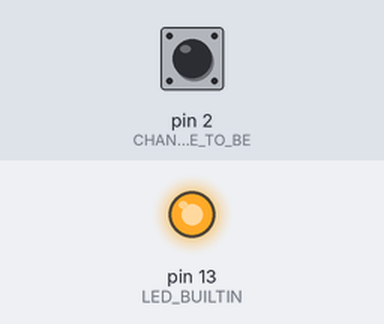
A sketch run on a simulated Arduino Uno, built with avr-gcc and run on an emulated ATmega328P. Parts: output pins drawn as LEDs (lit = HIGH). The test bench sets the inputs (shaded band); at power-on: pin 2 (CHANGE_THE_PINMODE_TO_BE) HIGH.

Above: at 0.1 s.
Timing chart, 0 to 1.6 s (numbered marks = the images above):
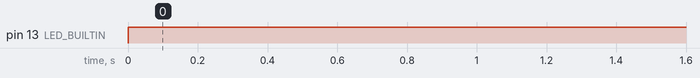

The sketch:

digitalInputButton.ino
```cpp
void setup()
{
  pinMode(2, INPUT_PULLUP); //CHANGE THE PINMODE TO BE INPUT_PULLUP
  pinMode(LED_BUILTIN, OUTPUT);
}

void loop()
{
  if (digitalRead(2) == HIGH) { //WHAT MIGHT YOU NEED TO CHANGE IN THE LOGIC CONDITION ?
    digitalWrite(LED_BUILTIN, HIGH);
  }
  delay(10);
}
```

Measured:
- by itself, pin 13 (LED_BUILTIN): LOW → HIGH at 0.00 s
